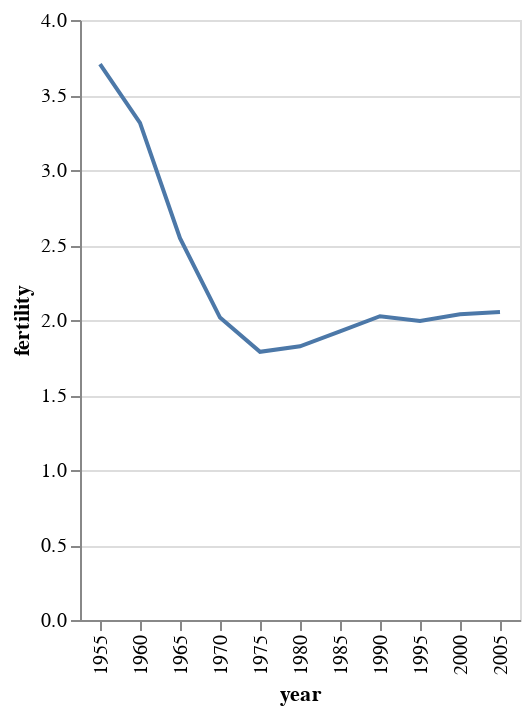

The notebook cell saved with this chart:
### Markdown cell above
To use a line mark, we can set the `mark_line()` method.

### Code cell
alt.Chart(data_US).mark_line(tooltip=True).encode(
    x = 'year:O',
    y = 'fertility:Q',
)

### Figure 1 — Vega-Lite specification as saved in the notebook (floating-point values rounded to 4 significant figures)
{"config": {"view": {"continuousWidth": 300, "continuousHeight": 300}}, "data": {"name": "data-34f982cfe35d85546355f1ab34dbf8ff"}, "mark": {"type": "line", "tooltip": true}, "encoding": {"x": {"field": "year", "type": "ordinal"}, "y": {"field": "fertility", "type": "quantitative"}}, "$schema": "https://vega.github.io/schema/vega-lite/v5.20.1.json", "datasets": {"data-34f982cfe35d85546355f1ab34dbf8ff": [{"year": 1955, "country": "United States", "cluster": 3, "pop": 165931000, "life_expect": 69.49, "fertility": 3.706}, {"year": 1960, "country": "United States", "cluster": 3, "pop": 180671000, "life_expect": 70.21, "fertility": 3.314}, {"year": 1965, "country": "United States", "cluster": 3, "pop": 194303000, "life_expect": 70.76, "fertility": 2.545}, {"year": 1970, "country": "United States", "cluster": 3, "pop": 205052000, "life_expect": 71.34, "fertility": 2.016}, {"year": 1975, "country": "United States", "cluster": 3, "pop": 215973000, "life_expect": 73.38, "fertility": 1.788}, {"year": 1980, "country": "United States", "cluster": 3, "pop": 227726463, "life_expect": 74.65, "fertility": 1.825}, {"year": 1985, "country": "United States", "cluster": 3, "pop": 238466283, "life_expect": 75.02, "fertility": 1.924}, {"year": 1990, "country": "United States", "cluster": 3, "pop": 250131894, "life_expect": 76.09, "fertility": 2.025}, {"year": 1995, "country": "United States", "cluster": 3, "pop": 266557091, "life_expect": 76.81, "fertility": 1.994}, {"year": 2000, "country": "United States", "cluster": 3, "pop": 282338631, "life_expect": 77.31, "fertility": 2.038}, {"year": 2005, "country": "United States", "cluster": 3, "pop": 295734134, "life_expect": 78.24, "fertility": 2.054}]}}
